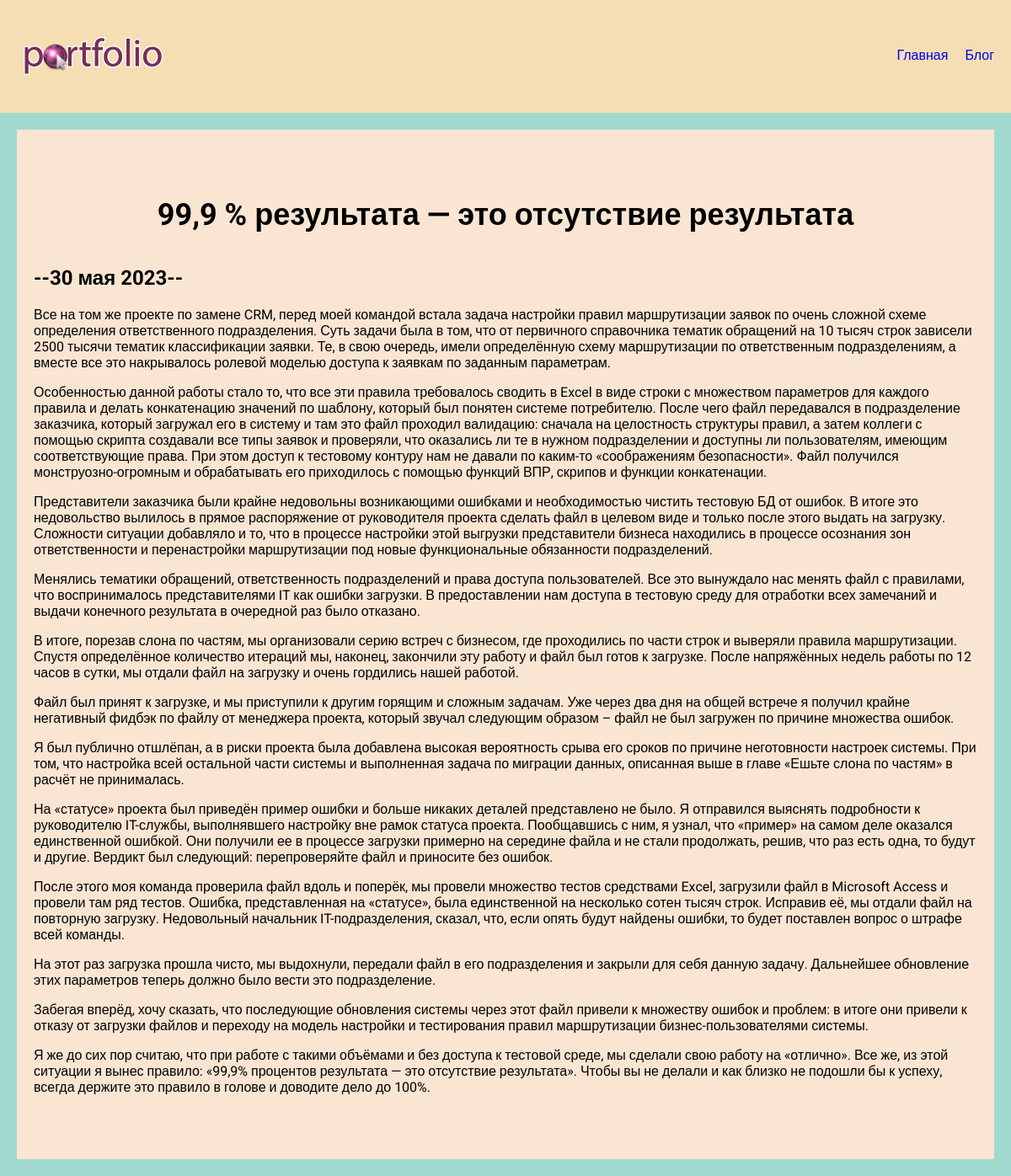
Page /blog/3/ on the committed database.
### blog/models.py (models this page shows, shortened)
class Blog(models.Model):
    title = models.CharField(max_length=200)
    description = models.TextField()
    date = models.DateField()

### blog/views.py (the view)
# urls.py: path('<int:blog_id>/', views.detail, name='detail'),
def detail(request, blog_id):
    blog = get_object_or_404(Blog, pk=blog_id)
    return render(request, 'blog/details.html', {'blog': blog})

### blog/templates/blog/details.html
{% extends 'skills/base.html' %}
{% block content %}
<div class="detail">
    <h1>{{ blog.title }}</h1>
    <h2>--{{ blog.date|date:'j E Y' }}--</h2>
    {{ blog.description|safe }}
</div>
{% endblock %}

### skills/static/css/style.css (style rules this page uses)
body { background: #A2D9CE; font-family: 'Roboto', sans-serif; padding: 0; margin: 0; }
.content h1 { text-align: center; margin: 60px 0 40px; font-size: 36px; }
.detail { background: #FAE5D3; padding: 20px 20px 60px; box-sizing: border-box; }

### rows in the picture
Blog: title "99,9 % результата — это отсутствие результата", date "30 мая 2023", description "Все на том же проекте по замене CRM, перед моей командой встала задача настройки правил маршрутизации заявок по очень сложной схеме определения ответственного подразделения. Суть задачи была в том, что от первичного справочника тематик обращений на 10 тысяч строк зависели 2500 тысячи тематик классификации заявки. Те, в свою очередь, имели определённую схему маршрутизации по ответственным подразделениям, а вместе все это накрывалось ролевой моделью доступа к заявкам по заданным параметрам. Особенностью данной работы стало то, что все эти правила требовалось сводить в Excel в виде строки с множеством параметров для каждого правила и делать конкатенацию значений по шаблону, который был понятен…"
